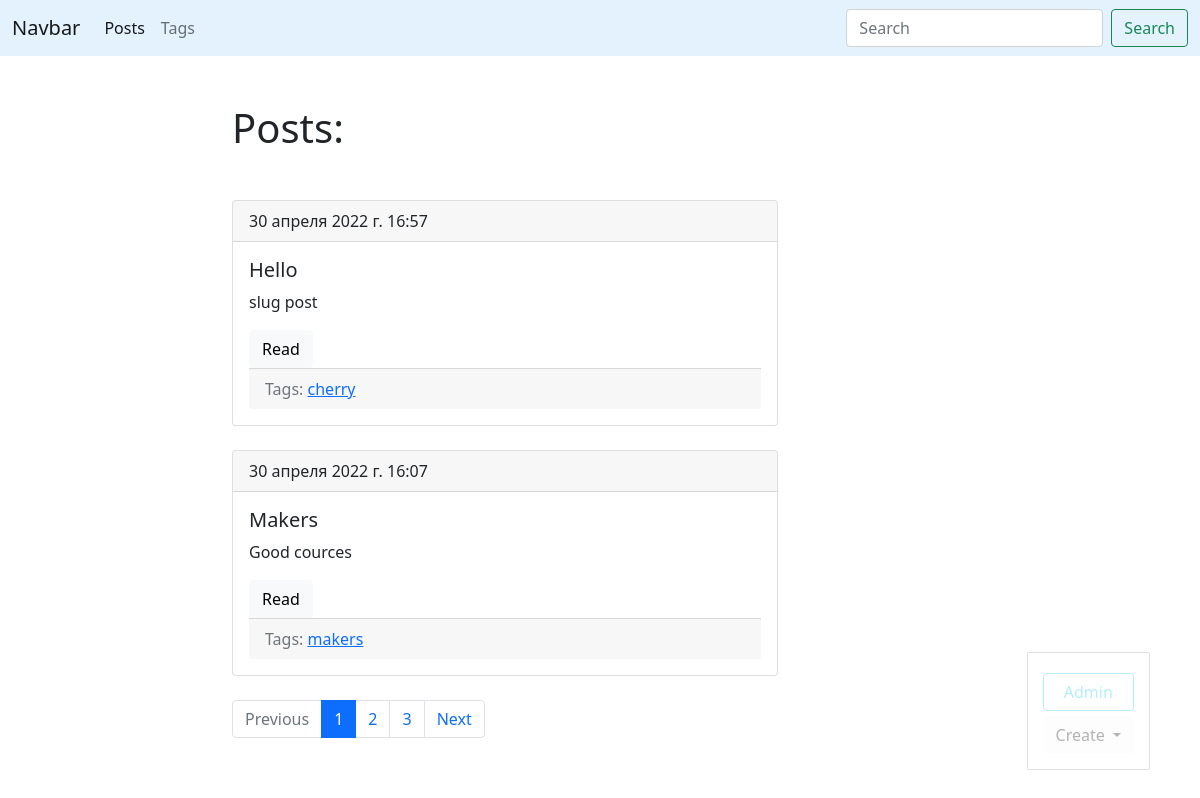
Page /blog/ (signed in) on the committed database.
### blog/models.py (models this page shows, shortened)
class Post(models.Model):
    title = models.CharField(max_length=150, db_index=True)
    slug = models.SlugField(max_length=150, blank=True, unique=True)
    body = models.TextField(blank=True, db_index=True)
    tags = models.ManyToManyField('Tag', blank=True, related_name='posts')
    date_pub = models.DateTimeField(auto_now_add=True)
    def get_absolute_url(self):
        return reverse('post_detail_url', kwargs={'slug': self.slug})
    class Meta:
        ordering = ['-date_pub']

class Tag(models.Model):
    title = models.CharField(max_length=50)
    slug = models.SlugField(max_length=50, unique=True)
    def get_absolute_url(self):
        return reverse('tag_detail_url', kwargs={'slug': self.slug})
    class Meta:
        ordering = ['title']

### blog/views.py (the view)
# urls.py: path('', posts_list, name='posts_list_url'),
def posts_list(request):
    search_query = request.GET.get('search', '')
    if search_query:
        posts = Post.objects.filter(Q(title__icontains=search_query) | Q(body__icontains=search_query))
    else:
        posts = Post.objects.all()
    paginator = Paginator(posts, 2)
    page_number = request.GET.get('page', 1)
    page = paginator.get_page(page_number)
    is_paginated = page.has_other_pages()
    if page.has_previous():
        prev_url = f'?page={page.previous_page_number()}'
    else:
        prev_url = ''
    if page.has_next():
        next_url = f'?page={page.next_page_number()}'
    else:
        next_url = ''
    context = {
        'page_object': page,
        'is_paginated': is_paginated,
        'next_url': next_url,
        'prev_url': prev_url,
    }
    return render(request, 'blog/index.html', context=context)

### blog/templates/blog/index.html (shortened to what this page needs)
{% extends 'base.html' %}
{% block content %}
<h1 class="mb-5">Posts:</h1>
{% for post in page_object.object_list %}
   {% include 'blog/includes/post_card_template.html' %}
{% endfor %}
{% endblock %}

### blog/templates/blog/includes/post_card_template.html
 <div class="card mb-4">
    <div class="card-header">
        {{ post.date_pub }}
    </div>
    <div class="card-body">
        <h5 class="card-title">{{ post.title }}</h5>
        <p class="card-text">{{ post.body|truncatewords:15 }}</p>
        <a href="{{ post.get_absolute_url }}" class="btn btn-light">Read</a>
        <div class="card-footer text-muted">
             Tags:
            {% for tag in post.tags.all %}
                <a href="{{ tag.get_absolute_url }}">{{ tag.title }}</a>
            {% endfor %}
        </div>
    </div>
 </div>

### rows in the picture
Post: date_pub "30 апреля 2022 г. 16:57", title "Hello", body "slug post"
Tag: title "cherry"
Post: date_pub "30 апреля 2022 г. 16:07", title "Makers", body "Good cources"
Tag: title "makers"

### other values in the picture
{{ n }} "1"
{{ n }} "2" "3"
